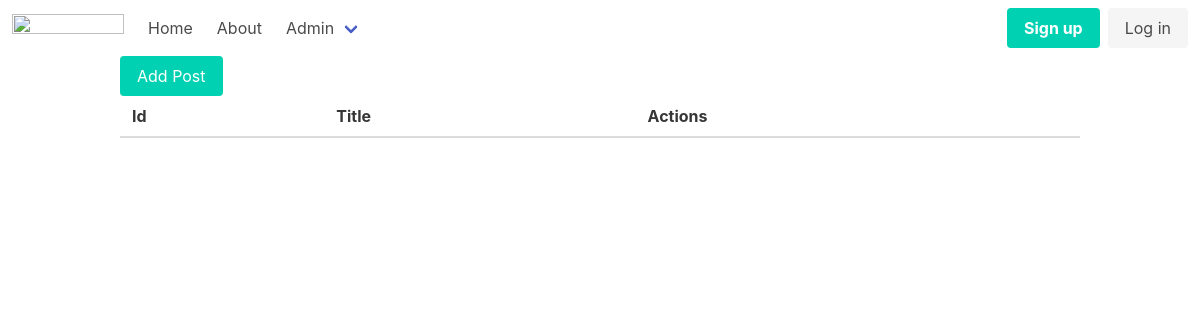
The page /admin/posts on the database as committed earlier.
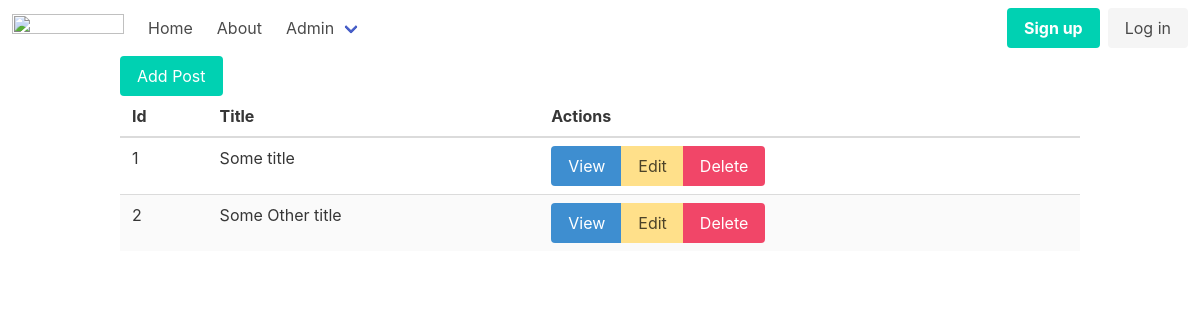
The same page on the database as committed later.
### tables this page shows
CREATE TABLE posts
(
    id    integer
        constraint posts_pk
            primary key autoincrement,
    title text not null,
    body  text
);

### src/Router.php (called while the page is built, shortened)
<?php
class Router {
    static $routes = [];
    private $path;
    private $method;
    public function __construct($path, $method){
        $this->path = parse_url($path, PHP_URL_PATH);
        $this->method = $method;
    }
    public function match(){
        foreach(self::$routes as $route){
            if($route['path'] === $this->path && $route['method'] === $this->method){
                return $route;
            }
        }
        return false;
    }
    public static function addRoutes($method, $path, $action){
        self::$routes[] = [
            'method' => $method,
            'path' => $path,
            'action' => $action
        ];
    }
}

### helpers.php (called while the page is built)
<?php
function view($viewName, $variables=[]){
    extract($variables);
    include __DIR__ . "/views/$viewName.php";
}

### src/Controllers/PostsController.php (called while the page is built, shortened)
<?php
class PostsController {
    public function index(){
        $posts = Post::all();
        view('posts/index', compact('posts'));
    }
}

### src/DB.php (called while the page is built, shortened)
<?php
class DB {
    private $conn;
    public function __construct() {
        try {
            $this->conn = new PDO("sqlite:db.sqlite");
            $this->conn->setAttribute(PDO::ATTR_ERRMODE, PDO::ERRMODE_EXCEPTION);
        } catch(PDOException $e) {
            echo "Connection failed: " . $e->getMessage();
        }
    }
    public function all($table, $class){
        $stmt = $this->conn->prepare("SELECT * FROM $table");
        $stmt->execute();
        $stmt->setFetchMode(PDO::FETCH_CLASS, $class);
        return $stmt->fetchAll();
    }
}

### src/Models/Model.php (called while the page is built, shortened)
<?php
class Model {
    static $table;
    public static function all(){
        $db = new DB();
        return $db->all(static::$table, static::class);
    }
}

### views/posts/index.php (the view)
<?php include __DIR__ . '/../partials/header.php' ?>
<div class="container">
    <a class="button is-primary" href="/admin/posts/new">Add Post</a>
    <table class="table is-fullwidth is-striped">
        <thead>
            <th>Id</th>
            <th>Title</th>
            <th>Actions</th>
        </thead>
        <tbody>
            <?php foreach($posts as $post): ?>
                <tr>
                    <td><?=$post->id?></td>
                    <td><?=$post->title?></td>
                    <td>
                        <div class="buttons has-addons">
                            <a class="button is-info">View</a>
                            <a class="button is-warning">Edit</a>
                            <a class="button is-danger">Delete</a>
                        </div>
                    </td>
                </tr>
            <?php endforeach; ?>
        </tbody>
    </table>
</div>
<?php include __DIR__ . '/../partials/footer.php' ?>

### public/index.php (shortened to what this page needs)
<?php
spl_autoload_register(function ($class) {
    $class = substr($class, 4);
});
include __DIR__ . '/../helpers.php';
$router = new App\Router($_SERVER['REQUEST_URI'], $_SERVER['REQUEST_METHOD']);
$match = $router->match();
if($match){
    if(is_callable($match['action'])){
        call_user_func($match['action']);
    } elseif(is_array($match['action']) && count($match['action']) === 2){
        $controller = new $class();
        $method = $match['action'][1];
        $controller->$method();
    } else {
    }
} else {
    echo '404';
}

### views/partials/header.php (shortened to what this page needs)
<!DOCTYPE html>
<html lang="en">
<head>
    <link rel="stylesheet" href="https://cdn.jsdelivr.net/npm/bulma@0.9.4/css/bulma.min.css">
</head>
<body>
    <?php include __DIR__ . '/nav.php' ?>

### views/partials/nav.php (shortened to what this page needs)
<nav class="navbar" role="navigation" aria-label="main navigation">
    <div class="navbar-brand">
        <a class="navbar-item" href="https://bulma.io">
            <img src="https://bulma.io/images/bulma-logo.png" width="112" height="28">
        </a>
    </div>
    <div id="navbarBasicExample" class="navbar-menu">
        <div class="navbar-start">
            <a class="navbar-item" href="/">
                Home
            </a>
            <a class="navbar-item" href="/about">
                About
            </a>
            <div class="navbar-item has-dropdown is-hoverable">
                <a class="navbar-link">
                    Admin
                </a>
            </div>
        </div>
        <div class="navbar-end">
            <div class="navbar-item">
                <div class="buttons">
                    <a class="button is-primary">
                        <strong>Sign up</strong>
                    </a>
                    <a class="button is-light">
                        Log in
                    </a>
                </div>
            </div>
        </div>
    </div>
</nav>

Rows that differ between the two databases and show on the page:
added posts: id "1", title "Some title"
added posts: id "2", title "Some Other title"
